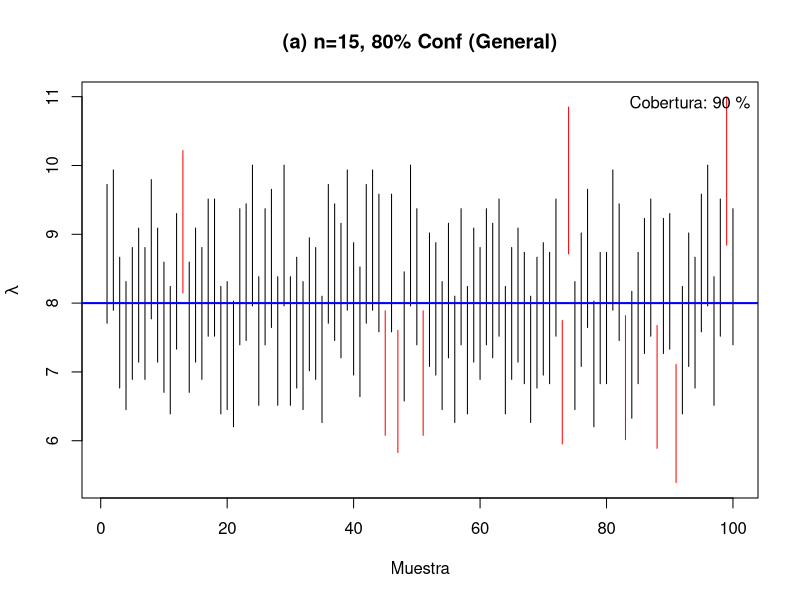
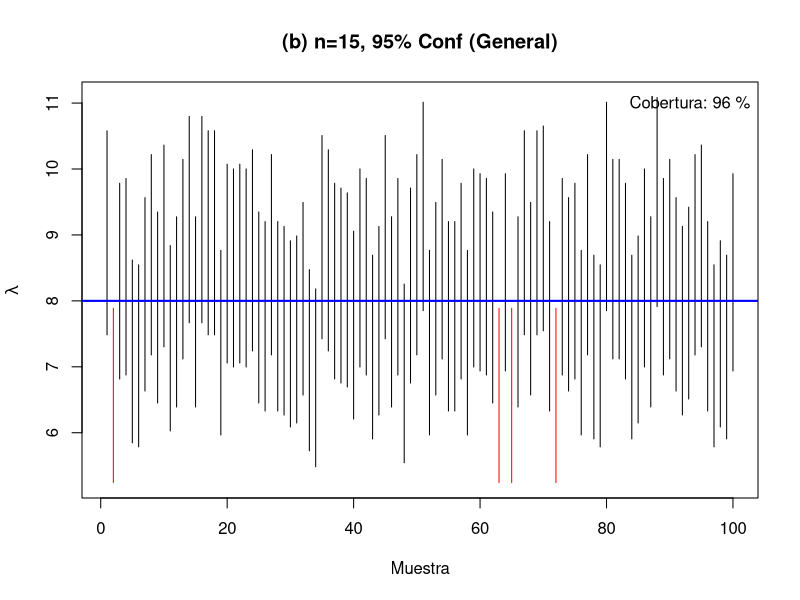
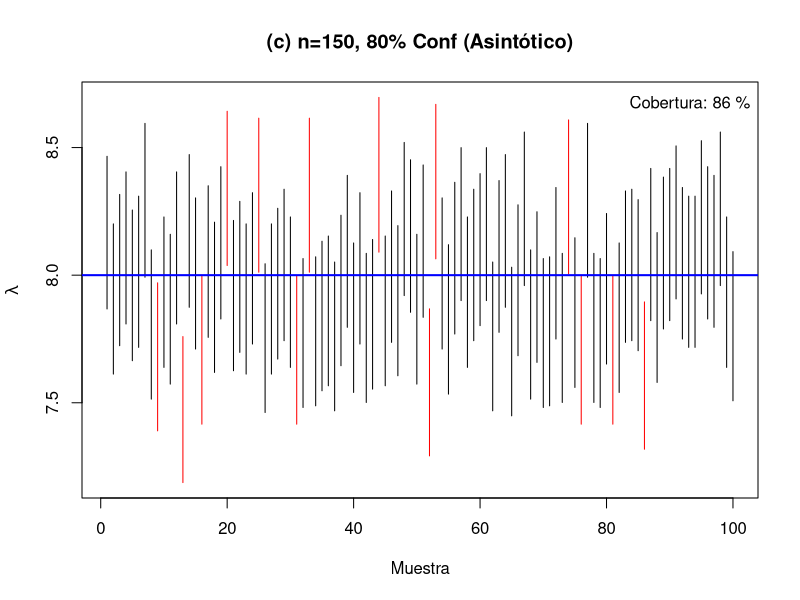
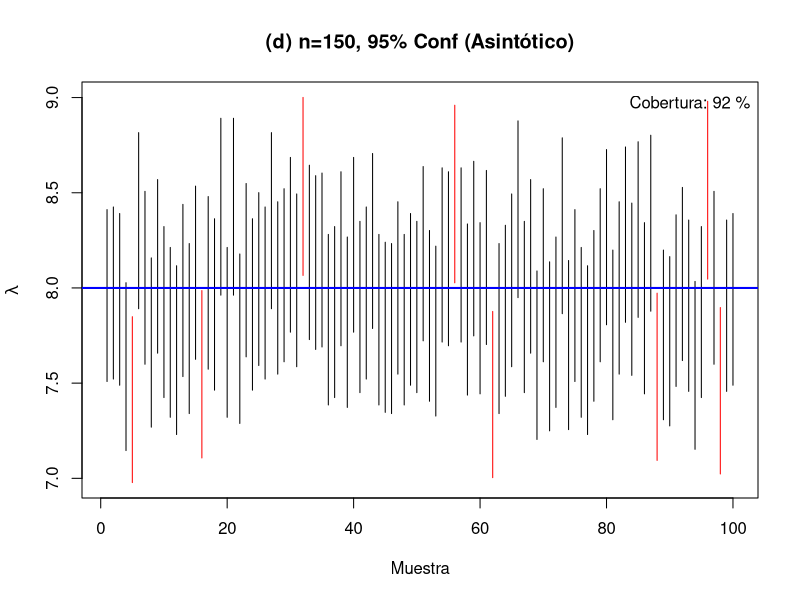

R code for these plots, in order:
# --- DEFINICIÓN DE FUNCIONES ---

#' Función 1: Realiza la simulación y devuelve los intervalos
#'
#' Esta función ejecuta el bucle de simulación y devuelve
#' una matriz con los límites inferiores y superiores.
#'
simular_intervalos <- function(n, confianza, metodo, lambda_true, num_sims) {
  
  # Matriz para guardar los límites
  limites <- matrix(NA, nrow = num_sims, ncol = 2)
  
  for (i in 1:num_sims) {
    muestra <- rpois(n, lambda = lambda_true)
    media_muestral <- mean(muestra)
    
    if (metodo == "asintotico") {
      # Método de Wald (asintótico)
      z <- qnorm(1 - (1 - confianza) / 2)
      
      if (media_muestral == 0) {
        # El método de Wald falla en 0. Usamos poisson.test(0) 
        # como un reemplazo más robusto que un IC de [0,0].
        ic <- poisson.test(0, T = n, conf.level = confianza)$conf.int
        limites[i, 1] <- ic[1]
        limites[i, 2] <- ic[2]
      } else {
        error_est <- z * sqrt(media_muestral / n)
        limites[i, 1] <- media_muestral - error_est
        limites[i, 2] <- media_muestral + error_est
      }
      
    } else {
      # Método Exacto (usado como "General" para n pequeño)
      ic <- poisson.test(sum(muestra), T = n, conf.level = confianza)$conf.int
      limites[i, 1] <- ic[1]
      limites[i, 2] <- ic[2]
    }
  }
  
  return(limites) # Devuelve la matriz de resultados
}


#' Función 2: Grafica los intervalos de confianza
#'
#' Toma la matriz de límites, el valor verdadero y un título,
#' y genera una gráfica.
#'
graficar_intervalos <- function(limites, lambda_true, titulo) {
  
  num_sims <- nrow(limites)
  cobertura <- 0
  colores <- rep(NA, num_sims)
  
  # Calcular cobertura y colores para la gráfica
  for (i in 1:num_sims) {
    # Revisar NAs (aunque no deberían ocurrir con este código)
    if (!is.na(limites[i, 1]) && !is.na(limites[i, 2])) {
      if (limites[i, 1] <= lambda_true && limites[i, 2] >= lambda_true) {
        cobertura <- cobertura + 1
        colores[i] <- "black" # Cubre
      } else {
        colores[i] <- "red"   # No cubre
      }
    } else {
      colores[i] <- "gray" # En caso de NAs
    }
  }
  
  # Calcular porcentaje de cobertura
  cobertura_pct <- round((cobertura / num_sims) * 100)
  
  # Graficar
  plot(1:num_sims, ylim = range(c(limites, lambda_true), na.rm = TRUE), type = "n",
       xlab = "Muestra", ylab = expression(lambda), main = titulo)
  segments(x0 = 1:num_sims, y0 = limites[, 1],
           x1 = 1:num_sims, y1 = limites[, 2], col = colores)
  abline(h = lambda_true, col = "blue", lwd = 2) # Valor verdadero
  legend("topright", legend = paste("Cobertura:", cobertura_pct, "%"), bty = "n")
}


#' Función 3: Analiza y reporta las longitudes de los intervalos
#'
#' Toma una matriz de límites y un título, e imprime en
#' la consola el análisis de longitudes.
#'
analizar_longitudes <- function(limites, titulo) {
  
  # Calcular las longitudes de todos los intervalos
  # na.rm = TRUE por si acaso
  longitudes <- limites[, 2] - limites[, 1]
  
  # Encontrar el índice (número de muestra) del más corto y más largo
  idx_min <- which.min(longitudes)
  idx_max <- which.max(longitudes)
  
  # Obtener los intervalos y longitudes correspondientes
  intervalo_min <- limites[idx_min, ]
  longitud_min <- longitudes[idx_min]
  
  intervalo_max <- limites[idx_max, ]
  longitud_max <- longitudes[idx_max]
  
  # Imprimir los resultados en la consola
  cat("\n Análisis de Longitud para:", titulo, "---\n")
  cat("Intervalo MÁS CORTO (Muestra #", idx_min, "):\n")
  cat("  [", round(intervalo_min[1], 4), ", ", round(intervalo_min[2], 4), "]\n")
  cat("  Longitud:", round(longitud_min, 4), "\n\n")
  
  cat("Intervalo MÁS LARGO (Muestra #", idx_max, "):\n")
  cat("  [", round(intervalo_max[1], 4), ", ", round(intervalo_max[2], 4), "]\n")
  cat("  Longitud:", round(longitud_max, 4), "\n")
}


# Configuración inicial
set.seed(123) # Para reproducibilidad
lambda_true <- 8
num_sims <- 100


# Ejecutar las simulaciones y gráficas

# --- (a) n=15, Conf=80%, Método General ---
titulo_a <- "(a) n=15, 80% Conf (General)"
limites_a <- simular_intervalos(n = 15, confianza = 0.80, metodo = "exacto",
                                lambda_true = lambda_true, num_sims = num_sims)
graficar_intervalos(limites = limites_a, lambda_true = lambda_true, titulo = titulo_a)
analizar_longitudes(limites = limites_a, titulo = titulo_a)
# --- (b) n=15, Conf=95%, Método General ---
titulo_b <- "(b) n=15, 95% Conf (General)"
limites_b <- simular_intervalos(n = 15, confianza = 0.95, metodo = "exacto",
                                lambda_true = lambda_true, num_sims = num_sims)
graficar_intervalos(limites = limites_b, lambda_true = lambda_true, titulo = titulo_b)
analizar_longitudes(limites = limites_b, titulo = titulo_b)
# --- (c) n=150, Conf=80%, Método Asintótico ---
titulo_c <- "(c) n=150, 80% Conf (Asintótico)"
limites_c <- simular_intervalos(n = 150, confianza = 0.80, metodo = "asintotico",
                                lambda_true = lambda_true, num_sims = num_sims)
graficar_intervalos(limites = limites_c, lambda_true = lambda_true, titulo = titulo_c)
analizar_longitudes(limites = limites_c, titulo = titulo_c)
# --- (d) n=150, Conf=95%, Método Asintótico ---
titulo_d <- "(d) n=150, 95% Conf (Asintótico)"
limites_d <- simular_intervalos(n = 150, confianza = 0.95, metodo = "asintotico",
                                lambda_true = lambda_true, num_sims = num_sims)
graficar_intervalos(limites = limites_d, lambda_true = lambda_true, titulo = titulo_d)
analizar_longitudes(limites = limites_d, titulo = titulo_d)
